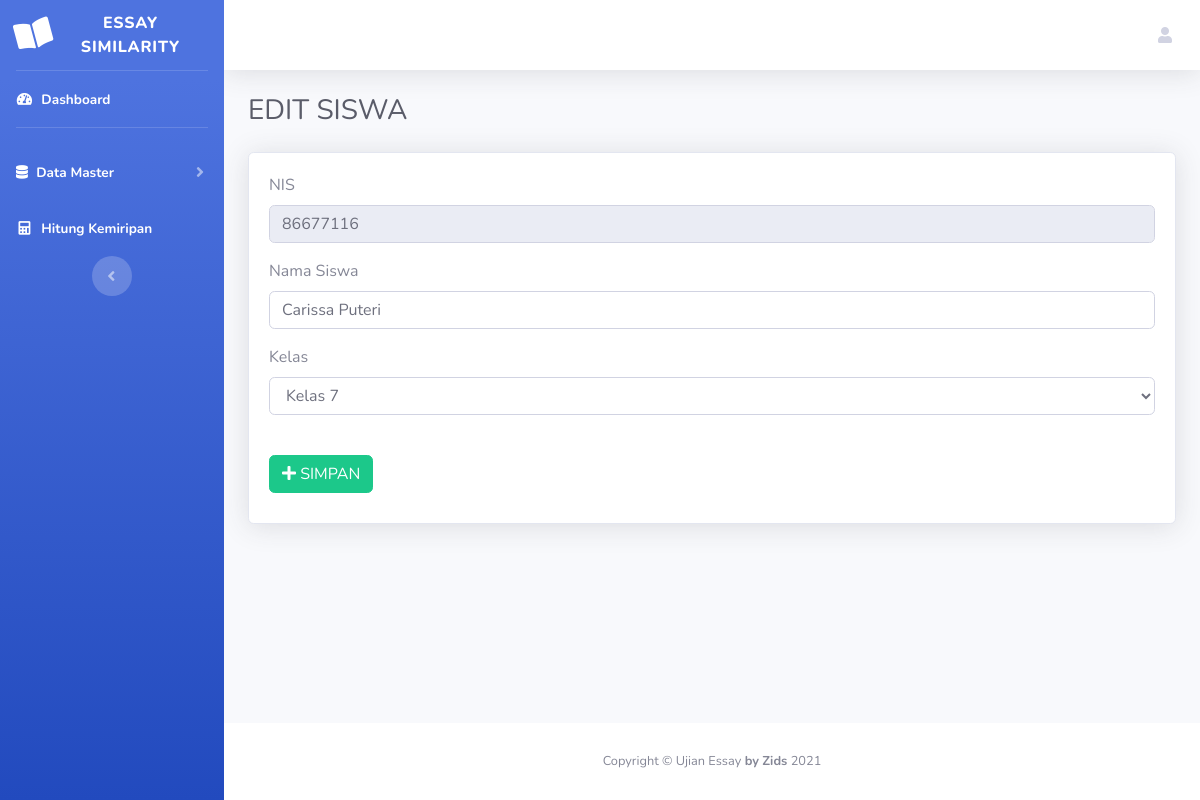
Before: /siswa/editsiswa.php?nis=86677116 (signed in) with the older database file.
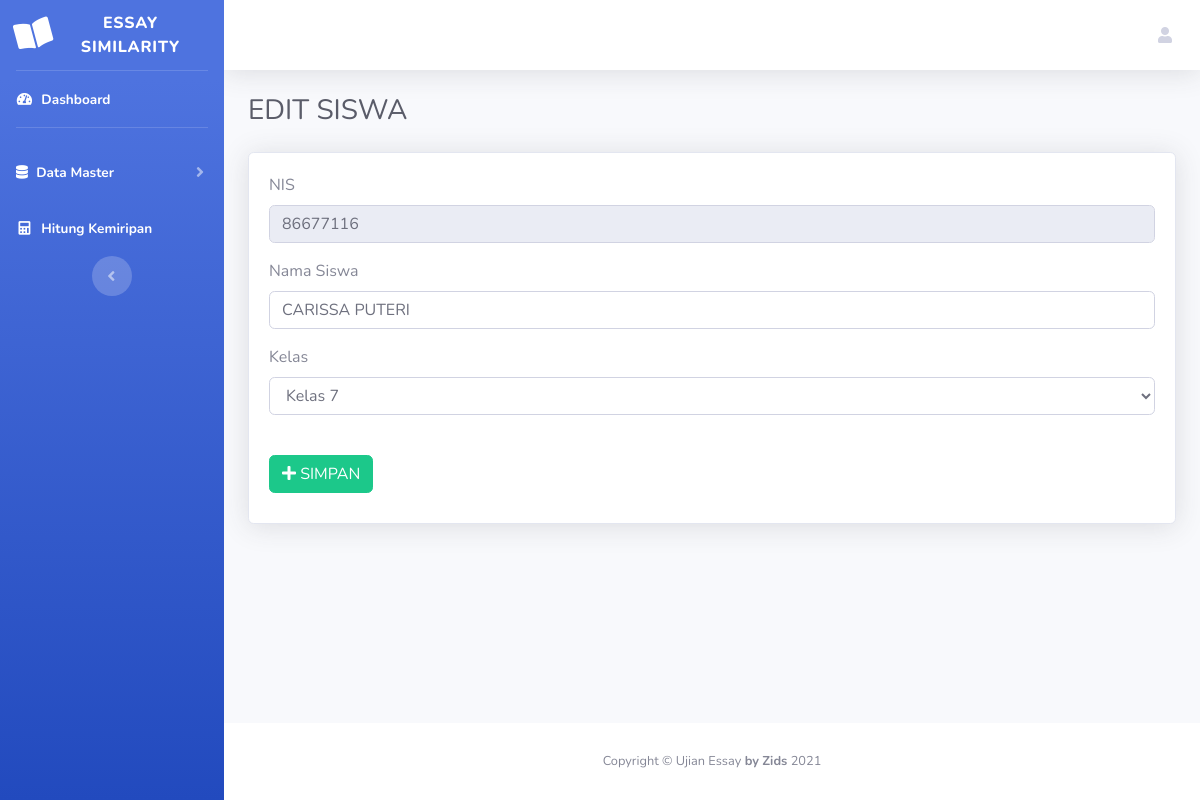
After: the same page with the newer database file.
### tables this page shows
CREATE TABLE `siswa` (
  `nis` int(10) NOT NULL,
  `nama_siswa` varchar(100) NOT NULL,
  `id_kelas` int(10) DEFAULT NULL
);

CREATE TABLE `kelas` (
  `id_kelas` int(10) NOT NULL,
  `nama_kelas` varchar(50) NOT NULL
);

### siswa/editsiswa.php (the view, shortened to what this page needs)
<?php include("../head.php") ?>
<?php include("../body.php") ?>
<?php
include '../koneksi/koneksi.php';
$nis = $_GET['nis'];
$data = mysqli_query($db, "select * from siswa where nis='$nis'");
while ($d = mysqli_fetch_array($data)) {
?>
    <div class="container-fluid">
        <h1 class="h3 mb-4 text-gray-800">EDIT SISWA</h1>
        <div class="card shadow mb-4">
            <div class="card-body">
                <form action="" method="POST">
                    <div class="mb-3">
                        <label for="" class="form-label">NIS</label>
                        <input readonly required class="form-control" type="number" name="nis" value="<?php echo $d['nis']; ?>">
                    </div>
                    <div class="mb-3">
                        <label for="" class="form-label">Nama Siswa</label>
                        <input type="text" class="form-control" name="nama_siswa" value="<?php echo $d['nama_siswa']; ?>">
                    </div>
                    <div class="mb-3">
                        <label for="" class="form-label">Kelas</label>
                        <select class="form-control form-select" name="kelas" required>
                            <?php
                            $data = mysqli_query($db, "SELECT * from kelas");
                            while ($da = mysqli_fetch_array($data)) :
                            ?>
                                <option value="<?php echo $da['id_kelas']; ?>" <?php if ($d["id_kelas"] == $da["id_kelas"]) { ?> selected <?php } ?>>
                                    <?php echo $da['nama_kelas']; ?>
                                </option>
                            <?php endwhile; ?>
                        </select>
                    </div>
                    <br>
                    <button type="submit" name="submit" class="btn btn-success" style="margin-bottom: 10px;">
                        <i class="fa fa-plus"></i> SIMPAN</button>
                </form>
            </div>
        </div>
    </div>
<?php } ?>
<?php include("../foot.php") ?>

Changed rows visible on the page:
changed siswa "Kelas 7": nama_siswa "Carissa Puteri" → "CARISSA PUTERI"
